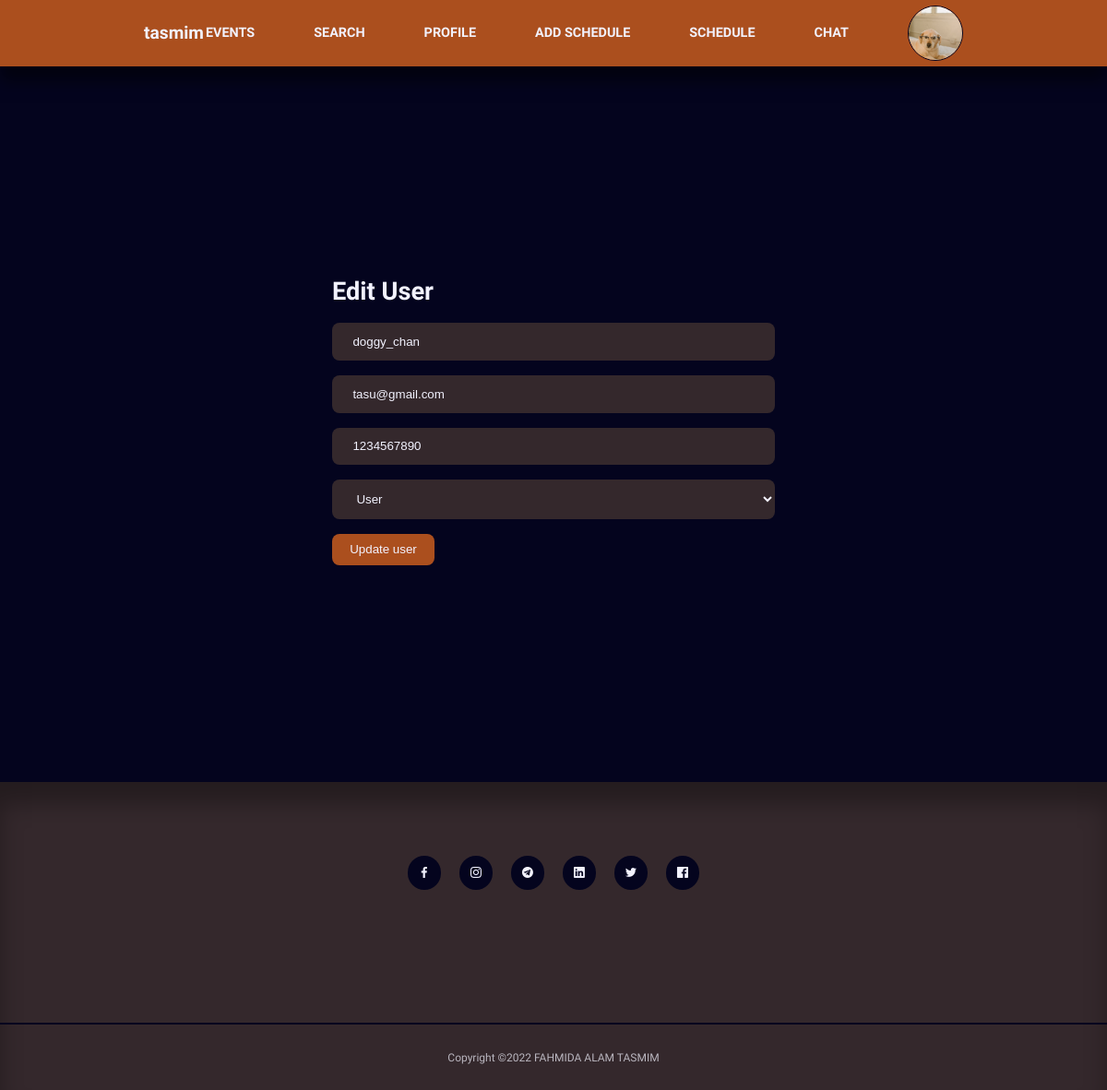
/edit_user.php?id=50 (signed in), run on the app's committed database.
### tables this page shows
CREATE TABLE `users` (
  `id` int(11) NOT NULL,
  `name` varchar(255) NOT NULL,
  `email` varchar(255) NOT NULL,
  `phone` bigint(255) NOT NULL,
  `password` varchar(255) NOT NULL,
  `user_type` varchar(255) NOT NULL,
  `photo` varchar(255) NOT NULL
);

CREATE TABLE `social` (
  `id` int(11) NOT NULL,
  `icon` varchar(255) NOT NULL,
  `link` varchar(255) NOT NULL,
  `status` int(11) NOT NULL DEFAULT 0
);

### edit_user.php (the view, shortened to what this page needs)
<?php
require 'header_one.php';
require 'db.php';
$id = $_GET['id'];
$selectUser = "SELECT * FROM users WHERE id=$id";
$selectUser_user = mysqli_query($db_connection,$selectUser);
$after_assoc_single_user = mysqli_fetch_assoc($selectUser_user);
?>
<section class="form__section">
    <div class="container form__section-container">
        <h2>Edit User</h2>
        <form action="edit_user_post.php" method="POST">
            <input type="text" name="name" value="<?=$after_assoc_single_user['name']?>">
            <input type="text" name="email" value="<?=$after_assoc_single_user['email']?>">
            <input type="text" name="phone" value="<?=$after_assoc_single_user['phone']?>">
            <select name="user_type" value="<?=$after_assoc_single_user['user_type']?>">
                <option value="user">User</option>
            </select>
            <button type="submit" class="btn">Update user</button>
        </form>
    </div>
</section>
<?php require 'footer_one.php'?>

### header_one.php (shortened to what this page needs)
<?php
require 'db.php';
$profile_id = $_SESSION['id'];
$select_loggedin_user = "SELECT * FROM users WHERE id=$profile_id";
$select_loggedin_user_result = mysqli_query($db_connection,$select_loggedin_user);
$select_loggedin_user_result_after_assoc = mysqli_fetch_assoc($select_loggedin_user_result);
?>
<!DOCTYPE html>
<html lang="en">
<head>
    <link rel="stylesheet" href="./style2.css">
    <link rel="stylesheet" href="https://unicons.iconscout.com/release/v4.0.0/css/line.css">
</head>
<body>
 <nav>
    <div class="container nav__container">
        <a href="index.html" class="nav__logo"><?=$select_loggedin_user_result_after_assoc['name']?></a>
        <ul class="nav__items">
            <li><a href="events.php"><b>EVENTS</b></a></li>
            <li><a href="user_search.php"><b>SEARCH</b></a></li>
            <li><a href="user_profile.php"><b>PROFILE</b></a></li>
            <li><a href="schedule_form.php"><b>ADD SCHEDULE</b></a></li>
            <li><a href="schedule_dashboard.php"><b>SCHEDULE</b></a></li>
            <li><a href="chat.php?id=<?=$profile_id?>"><b>CHAT</b></a></li>
            <li class="nav__profile">
                <div class="avater">
                <?php
                    if($select_loggedin_user_result_after_assoc['photo']==null){?>
                    <img src="./images/photo.jpg">
                    <?php }else{?>
                        <img width="60px" height="60px"  src="./uploads/profile_pic/<?=$select_loggedin_user_result_after_assoc['photo'] ?>" alt="">
                    <?php }?>
                </div>
            </li>
        </ul>
    </div>
</nav>

### footer_one.php (shortened to what this page needs)
<?php
require 'db.php';
$social = "SELECT*FROM social";
$social_res = mysqli_query($db_connection, $social);
?>
<footer>
    <div class="footer__social">
        <?php foreach($social_res as $s){?>
        <a href="<?=$s['link']?>" target="_blank"><i class="<?=$s['icon']?>"></i></a>
      <?php }?>
    </div>
    <div class="footer__copyright">
        <small>Copyright &copy;2022 FAHMIDA ALAM TASMIM</small>
    </div>
</footer>
</body>
</html>

### style2.css (style rules this page uses)
:root { --color-primary:#ab4f1e; --color-primary-light:hsl(21, 79%, 19%); --color-red:rgb(158, 16, 16); --color-red-light:hsla(4, 78%, 49%, 0.433); --color-green:#00c476; --color-green-light:rgba(223, 123, 36, 0.15); --color-gray-900:#34282C; --color-gray-700:#6d3c0b; --color-gray-300:rgba(242,242,254,0.3); --color-gray-200:rgba(242,242,254,0.7); --color-white:#f2f2fe; --color-bg:#04041e; --border:#C19A6B; --danger:#f44d16; --transition:all 1000ms ease; --container-width-lg:74%; --container-width-md:88%; --form-width:40%; --card-border-radius-1:0.3rem; --card-border-radius-2:0.5rem; --card-border-radius-3:0.8rem; --card-border-radius-4:2rem; --card-border-radius-5:5rem; }
* { margin: 0; padding: 0; outline: 0; border: 0; appearance: 0; list-style: none; text-decoration: none; box-sizing: border-box; }
body { font-family: 'Montserrat Alternates', sans-serif; line-height: 1.6; color: var(--color-gray-200); overflow-x: hidden; background: var(--color-bg); font-size: 0.9rem; }
.container { width: var(--container-width-lg); max-width: 1800px; margin-inline: auto; }
section { margin-top: 3rem; width: 100vw; }
h1,h2,h3,h4,h5 { color: var(--color-white); line-height: 1.3; }
h2 { font-size: 1.7rem; margin: 1rem 0; }
a { color: var(--color-white); transition: var(--transition); }
img { display: block; width: 100%; object-fit: cover; }
nav { background: var(--color-primary); width: 100vw; height: 4.5rem; position: fixed; top: 0; z-index: 10; box-shadow: 0 1rem 1rem rgb(0, 0, 0,0.5); }
.nav__container { height: 100%; display: flex; align-items: center; justify-content: space-between; }
.avater { width:60px; aspect-ratio: 1/1; border-radius: 50%; overflow: hidden; border: 0.1rem solid var(--color-bg); }
.nav__logo { font-weight: 600; font-size: 1.2rem; }
.nav__items { display: flex; align-items: center; gap: 4rem; }
.nav__profile { position: relative; cursor: pointer; }
footer { background: var(--color-gray-900); padding: 5rem 0 0; box-shadow: inset 0 1.5rem 1.5rem rgb(0, 0, 0,0.3); }
.footer__social { margin-inline: auto; width: fit-content; margin-bottom: 5rem; display: flex; justify-content: space-between; align-items: center; gap: 1.2rem; }
.footer__social a { background: var(--color-bg); border-radius: 50%; width: 2.3rem; height: 2.3rem; display: flex; align-items: center; justify-content: center; }
.footer__copyright { text-align: center; padding: 1.5rem; border-top: 2px solid var(--color-bg); margin-top: 4rem; }
.btn { display: inline-block; width: fit-content;padding: 0.6rem 1.2rem; background: var(--color-primary); border-radius: var(--card-border-radius-2); cursor: pointer; transition: var(--transition); color: var(--color-white); }
.form__section { display: grid; place-items: center; height: 100vh; }
.form__section-container { width: var(--form-width); }
form { display: flex; flex-direction: column; gap: 1rem; }
input,textarea,select { padding: 0.8rem 1.4rem; background: var(--color-gray-900); border-radius: var(--card-border-radius-2); resize: none; color: var(--color-white); }

### data on the page
users: name "tasmim", photo (picture)
users: name "doggy_chan", email "tasu@gmail.com", phone "1234567890", user_type "User"
